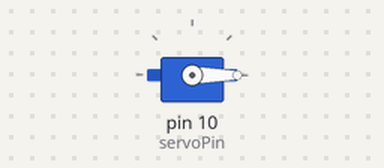
Bench run of a sketch on a simulated Arduino Uno, built with avr-gcc and run on an emulated ATmega328P. Shown: servo.

Above: at 0.05 s.
At 4.75 s:
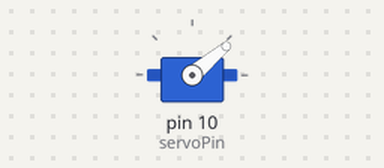
At 9.45 s:
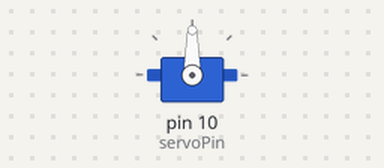
At 18.95 s:
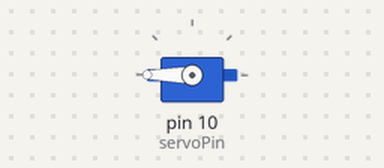
Timing chart, 0 to 24.7 s (numbered marks = the images above):
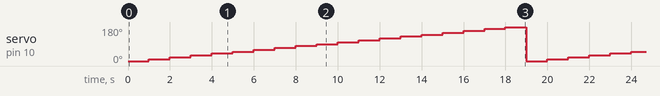

Measured:
- by itself, servo on pin 10 (servoPin): ramps from 0° to 180° and jumps back, once every 19.0 s

The sketch:

servo.ino
```cpp
/*
Adafruit Arduino - Lesson 14. Sweep
*/

#include <Servo.h>

int servoPin = 10;
int rotationTime =170;

Servo servo;
 int angle;
void setup()
{
  angle=0;
  servo.attach(servoPin);
  servo.write(angle);  // set servo to mid-point
}


void loop()
{


    servo.write(angle);

    delay(1000);

       angle+=10;

 if(angle>180)angle=0;
}
```
